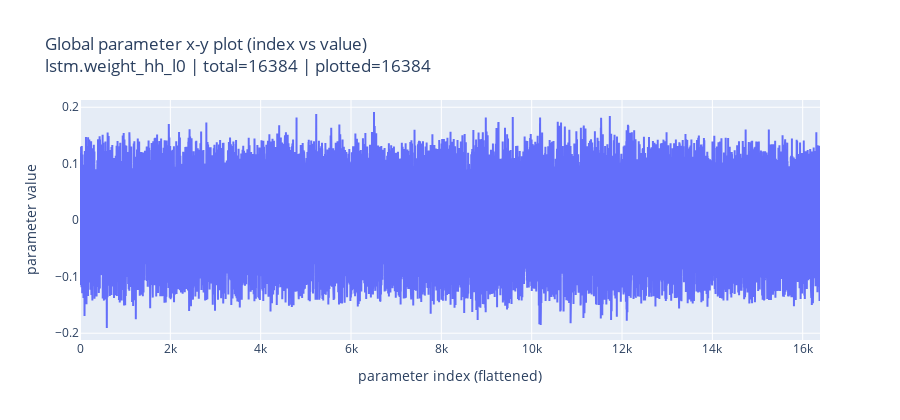

The code cell stored with this chart in its notebook:
### Code cell
if "state_dict" not in globals() or state_dict is None:
    raise RuntimeError("state_dict가 없습니다. global.pt 로드 셀을 먼저 실행하세요.")

# 옵션
PARAM_NAME = None      # 예: "fc1.weight" 처럼 정확한 키를 넣으면 그 파라미터를 그림. None이면 자동 선택(가장 큰 float 텐서)
MAX_POINTS = 20000     # 너무 크면 샘플링해서 이 개수만 그림
SEED = 0

# 1) 대상 텐서 선택
float_items = [(k, v) for k, v in state_dict.items()
               if torch.is_tensor(v) and v.is_floating_point() and v.numel() > 0]
if not float_items:
    raise RuntimeError("float 파라미터 텐서가 없습니다. global.pt 내용을 확인하세요.")

if PARAM_NAME is not None:
    if PARAM_NAME not in state_dict or not torch.is_tensor(state_dict[PARAM_NAME]):
        raise KeyError(f"PARAM_NAME='{PARAM_NAME}' 가 state_dict에 없습니다.")
    t = state_dict[PARAM_NAME]
    if (not t.is_floating_point()) or t.numel() == 0:
        raise ValueError(f"PARAM_NAME='{PARAM_NAME}' 텐서가 float이 아니거나 비어있습니다.")
    chosen_name = PARAM_NAME
else:
    chosen_name, t = max(float_items, key=lambda kv: kv[1].numel())

x_flat = t.detach().cpu().reshape(-1)
n = int(x_flat.numel())

# 2) 샘플링(메모리 안전)
rng = np.random.default_rng(SEED)
if n > MAX_POINTS:
    idx = rng.choice(n, size=MAX_POINTS, replace=False)
    idx.sort()
    xs = idx.astype(np.int64)
    ys = x_flat[idx].numpy()
else:
    xs = np.arange(n, dtype=np.int64)
    ys = x_flat.numpy()

# 3) Plotly line plot
fig = go.Figure()
fig.add_trace(go.Scatter(x=xs, y=ys, mode="lines", name=chosen_name))

fig.update_layout(
    title=f"Global parameter x-y plot (index vs value)<br>{chosen_name} | total={n} | plotted={len(ys)}",
    xaxis_title="parameter index (flattened)",
    yaxis_title="parameter value",
    height=420,
)

fig.show()

### Figure 1 — Plotly figure (JSON) as saved in the notebook; plotly's stock layout.template omitted (floating-point values rounded to 4 significant figures; data arrays with more than 128 entries replaced by an {"elided": "..."} marker saying what was removed)
{"data": [{"mode": "lines", "name": "lstm.weight_hh_l0", "type": "scatter", "x": {"elided": "16384 int values"}, "y": {"elided": "16384 float values"}}], "layout": {"height": 420, "title": {"text": "Global parameter x-y plot (index vs value)<br>lstm.weight_hh_l0 | total=16384 | plotted=16384"}, "xaxis": {"title": {"text": "parameter index (flattened)"}}, "yaxis": {"title": {"text": "parameter value"}}}}
